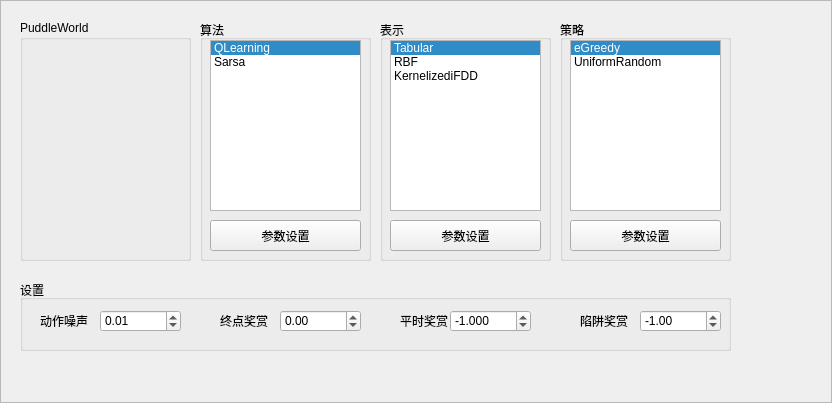
<?xml version="1.0" encoding="UTF-8"?>
<ui version="4.0">
 <class>Frame</class>
 <widget class="QFrame" name="Frame">
  <property name="geometry">
   <rect>
    <x>0</x>
    <y>0</y>
    <width>832</width>
    <height>403</height>
   </rect>
  </property>
  <property name="windowTitle">
   <string>Frame</string>
  </property>
  <property name="frameShape">
   <enum>QFrame::StyledPanel</enum>
  </property>
  <property name="frameShadow">
   <enum>QFrame::Raised</enum>
  </property>
  <widget class="QGroupBox" name="groupBox">
   <property name="geometry">
    <rect>
     <x>20</x>
     <y>20</y>
     <width>171</width>
     <height>241</height>
    </rect>
   </property>
   <property name="title">
    <string>PuddleWorld</string>
   </property>
  </widget>
  <widget class="QGroupBox" name="groupBox_2">
   <property name="geometry">
    <rect>
     <x>200</x>
     <y>20</y>
     <width>171</width>
     <height>241</height>
    </rect>
   </property>
   <property name="title">
    <string>算法</string>
   </property>
   <widget class="QListWidget" name="lstAgent">
    <property name="geometry">
     <rect>
      <x>10</x>
      <y>20</y>
      <width>151</width>
      <height>171</height>
     </rect>
    </property>
    <property name="currentRow">
     <number>0</number>
    </property>
    <item>
     <property name="text">
      <string>QLearning</string>
     </property>
    </item>
    <item>
     <property name="text">
      <string>Sarsa</string>
     </property>
    </item>
   </widget>
   <widget class="QPushButton" name="btnConfigAgent">
    <property name="geometry">
     <rect>
      <x>10</x>
      <y>200</y>
      <width>151</width>
      <height>31</height>
     </rect>
    </property>
    <property name="text">
     <string>参数设置</string>
    </property>
   </widget>
  </widget>
  <widget class="QGroupBox" name="groupBox_3">
   <property name="geometry">
    <rect>
     <x>380</x>
     <y>20</y>
     <width>171</width>
     <height>241</height>
    </rect>
   </property>
   <property name="title">
    <string>表示</string>
   </property>
   <widget class="QListWidget" name="lstRepresentation">
    <property name="geometry">
     <rect>
      <x>10</x>
      <y>20</y>
      <width>151</width>
      <height>171</height>
     </rect>
    </property>
    <property name="currentRow">
     <number>0</number>
    </property>
    <item>
     <property name="text">
      <string>Tabular</string>
     </property>
    </item>
    <item>
     <property name="text">
      <string>RBF</string>
     </property>
    </item>
    <item>
     <property name="text">
      <string>KernelizediFDD</string>
     </property>
    </item>
   </widget>
   <widget class="QPushButton" name="btnConfigRepresentation">
    <property name="geometry">
     <rect>
      <x>10</x>
      <y>200</y>
      <width>151</width>
      <height>31</height>
     </rect>
    </property>
    <property name="text">
     <string>参数设置</string>
    </property>
   </widget>
  </widget>
  <widget class="QGroupBox" name="groupBox_4">
   <property name="geometry">
    <rect>
     <x>560</x>
     <y>20</y>
     <width>171</width>
     <height>241</height>
    </rect>
   </property>
   <property name="title">
    <string>策略</string>
   </property>
   <widget class="QListWidget" name="lstPolicy">
    <property name="geometry">
     <rect>
      <x>10</x>
      <y>20</y>
      <width>151</width>
      <height>171</height>
     </rect>
    </property>
    <property name="currentRow">
     <number>0</number>
    </property>
    <item>
     <property name="text">
      <string>eGreedy</string>
     </property>
    </item>
    <item>
     <property name="text">
      <string>UniformRandom</string>
     </property>
    </item>
   </widget>
   <widget class="QPushButton" name="btnConfigPolicy">
    <property name="geometry">
     <rect>
      <x>10</x>
      <y>200</y>
      <width>151</width>
      <height>31</height>
     </rect>
    </property>
    <property name="text">
     <string>参数设置</string>
    </property>
   </widget>
  </widget>
  <widget class="QGroupBox" name="groupBox_5">
   <property name="geometry">
    <rect>
     <x>20</x>
     <y>280</y>
     <width>711</width>
     <height>71</height>
    </rect>
   </property>
   <property name="title">
    <string>设置</string>
   </property>
   <widget class="QLabel" name="label">
    <property name="geometry">
     <rect>
      <x>20</x>
      <y>30</y>
      <width>54</width>
      <height>21</height>
     </rect>
    </property>
    <property name="text">
     <string>动作噪声</string>
    </property>
   </widget>
   <widget class="QDoubleSpinBox" name="spNoise">
    <property name="geometry">
     <rect>
      <x>80</x>
      <y>30</y>
      <width>81</width>
      <height>22</height>
     </rect>
    </property>
    <property name="minimum">
     <double>0.000000000000000</double>
    </property>
    <property name="maximum">
     <double>1.000000000000000</double>
    </property>
    <property name="singleStep">
     <double>0.100000000000000</double>
    </property>
    <property name="value">
     <double>0.010000000000000</double>
    </property>
   </widget>
   <widget class="QLabel" name="label_2">
    <property name="geometry">
     <rect>
      <x>200</x>
      <y>30</y>
      <width>54</width>
      <height>21</height>
     </rect>
    </property>
    <property name="text">
     <string>终点奖赏</string>
    </property>
   </widget>
   <widget class="QDoubleSpinBox" name="spGoalReward">
    <property name="geometry">
     <rect>
      <x>260</x>
      <y>30</y>
      <width>81</width>
      <height>22</height>
     </rect>
    </property>
    <property name="minimum">
     <double>-999999999.000000000000000</double>
    </property>
    <property name="maximum">
     <double>999999999.000000000000000</double>
    </property>
    <property name="value">
     <double>0.000000000000000</double>
    </property>
   </widget>
   <widget class="QLabel" name="label_3">
    <property name="geometry">
     <rect>
      <x>560</x>
      <y>30</y>
      <width>54</width>
      <height>21</height>
     </rect>
    </property>
    <property name="text">
     <string>陷阱奖赏</string>
    </property>
   </widget>
   <widget class="QLabel" name="label_4">
    <property name="geometry">
     <rect>
      <x>380</x>
      <y>30</y>
      <width>54</width>
      <height>21</height>
     </rect>
    </property>
    <property name="text">
     <string>平时奖赏</string>
    </property>
   </widget>
   <widget class="QDoubleSpinBox" name="spStepReward">
    <property name="geometry">
     <rect>
      <x>430</x>
      <y>30</y>
      <width>81</width>
      <height>22</height>
     </rect>
    </property>
    <property name="decimals">
     <number>3</number>
    </property>
    <property name="minimum">
     <double>-999999999.000000000000000</double>
    </property>
    <property name="maximum">
     <double>999999999.000000000000000</double>
    </property>
    <property name="value">
     <double>-1.000000000000000</double>
    </property>
   </widget>
   <widget class="QDoubleSpinBox" name="spPitReward">
    <property name="geometry">
     <rect>
      <x>620</x>
      <y>30</y>
      <width>81</width>
      <height>22</height>
     </rect>
    </property>
    <property name="minimum">
     <double>-999999999.000000000000000</double>
    </property>
    <property name="maximum">
     <double>999999999.000000000000000</double>
    </property>
    <property name="value">
     <double>-1.000000000000000</double>
    </property>
   </widget>
  </widget>
 </widget>
 <resources/>
 <connections/>
</ui>
